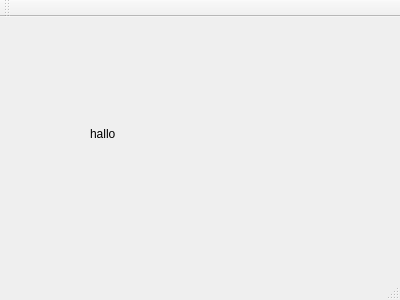
<?xml version="1.0" encoding="UTF-8"?>
<ui version="4.0">
 <class>MainWindow</class>
 <widget class="QMainWindow" name="MainWindow">
  <property name="geometry">
   <rect>
    <x>0</x>
    <y>0</y>
    <width>400</width>
    <height>300</height>
   </rect>
  </property>
  <property name="windowTitle">
   <string>MainWindow</string>
  </property>
  <widget class="QWidget" name="centralWidget">
   <widget class="QLabel" name="label">
    <property name="geometry">
     <rect>
      <x>90</x>
      <y>110</y>
      <width>46</width>
      <height>13</height>
     </rect>
    </property>
    <property name="text">
     <string>hallo</string>
    </property>
   </widget>
  </widget>
  <widget class="QMenuBar" name="menuBar">
   <property name="geometry">
    <rect>
     <x>0</x>
     <y>0</y>
     <width>400</width>
     <height>20</height>
    </rect>
   </property>
  </widget>
  <widget class="QToolBar" name="mainToolBar">
   <attribute name="toolBarArea">
    <enum>TopToolBarArea</enum>
   </attribute>
   <attribute name="toolBarBreak">
    <bool>false</bool>
   </attribute>
  </widget>
  <widget class="QStatusBar" name="statusBar"/>
 </widget>
 <layoutdefault spacing="6" margin="11"/>
 <resources/>
 <connections/>
</ui>
